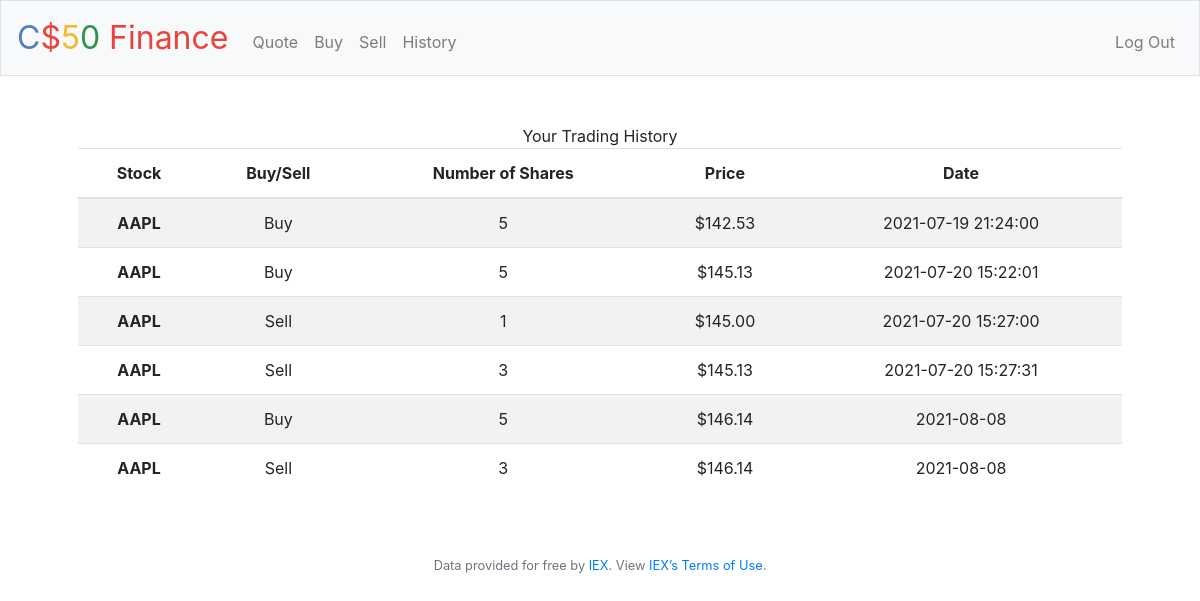
Screenshot of /history (signed in) with the database file from the repository.
### tables this page shows
CREATE TABLE 'all_history' ('user_id' integer, 'symbol' text, 'buysell' text, 'price' real, 'shares' integer, 'date' numeric);

### application.py (the view)
@app.route("/history")
@login_required
def history():
    current_user = session["user_id"]
    your_history = db.execute("SELECT * FROM all_history WHERE user_id = ?", current_user)
    return render_template("history.html", your_history=your_history)

### application.py (called while the page is built)
@app.after_request
def after_request(response):
    response.headers["Cache-Control"] = "no-cache, no-store, must-revalidate"
    response.headers["Expires"] = 0
    response.headers["Pragma"] = "no-cache"
    return response

### helpers.py (called while the page is built)
def login_required(f):
    @wraps(f)
    def decorated_function(*args, **kwargs):
        if session.get("user_id") is None:
            return redirect("/login")
        return f(*args, **kwargs)
    return decorated_function

def usd(value):
    return f"${value:,.2f}"

### templates/history.html (shortened to what this page needs)
{% extends "layout.html" %}
{% block main %}
<h>Your Trading History</h>
<table class="table table-striped">
  <thead>
    <tr>
      <th scope="col">Stock</th>
      <th scope="col">Buy/Sell</th>
      <th scope="col">Number of Shares</th>
      <th scope="col">Price</th>
      <th scope="col">Date</th>
    </tr>
  </thead>
  <tbody>
    {% for rows in your_history %}
    <tr>
        <th scope ="row">{{ rows.symbol }}</th>
        <td>{{ rows.buysell }}</td>
        <td>{{ rows.shares }}</td>
        <td>{{ rows.price | usd}}</td>
        <td>{{ rows.date }}</td>
    </tr>
    {% endfor %}
  </tbody>
</table>
{% endblock %}

### templates/layout.html (shortened to what this page needs)
<!DOCTYPE html>
<html lang="en">
    <head>
        <link rel="stylesheet" href="https://cdn.jsdelivr.net/npm/bootstrap@4.5.3/dist/css/bootstrap.min.css">
        <link href="/static/styles.css" rel="stylesheet">
    </head>
    <body>
        <nav class="navbar navbar-expand-md navbar-light bg-light border">
            <a class="navbar-brand" href="/"><span class="blue">C</span><span class="red">$</span><span class="yellow">5</span><span class="green">0</span> <span class="red">Finance</span></a>
            <div class="collapse navbar-collapse" id="navbar">
                {% if session.user_id %}
                    <ul class="navbar-nav mr-auto mt-2">
                        <li class="nav-item"><a class="nav-link" href="/quote">Quote</a></li>
                        <li class="nav-item"><a class="nav-link" href="/buy">Buy</a></li>
                        <li class="nav-item"><a class="nav-link" href="/sell">Sell</a></li>
                        <li class="nav-item"><a class="nav-link" href="/history">History</a></li>
                    </ul>
                    <ul class="navbar-nav ml-auto mt-2">
                        <li class="nav-item"><a class="nav-link" href="/logout">Log Out</a></li>
                    </ul>
                {% else %}
                    <ul class="navbar-nav ml-auto mt-2">
                        <li class="nav-item"><a class="nav-link" href="/register">Register</a></li>
                        <li class="nav-item"><a class="nav-link" href="/login">Log In</a></li>
                    </ul>
                {% endif %}
            </div>
        </nav>
        <main class="container p-5">
            {% block main %}{% endblock %}
        </main>
        <footer class="small text-center text-muted">
            Data provided for free by <a href="https://iextrading.com/developer">IEX</a>. View <a href="https://iextrading.com/api-exhibit-a/">IEX’s Terms of Use</a>.
        </footer>
    </body>
</html>

### static/styles.css (style rules this page uses)
nav .navbar-brand { font-size: xx-large; }
nav .navbar-brand .blue { color: #537fbe; }
nav .navbar-brand .red { color: #ea433b; }
nav .navbar-brand .yellow { color: #f5b82e; }
nav .navbar-brand .green { color: #2e944b; }
main { overflow-x: auto; text-align: center; }

### rows the page displays
all_history: symbol "AAPL", buysell "Buy", shares "5", price "$142.53", date "2021-07-19 21:24:00"
all_history: symbol "AAPL", buysell "Buy", shares "5", price "$145.13", date "2021-07-20 15:22:01"
all_history: symbol "AAPL", buysell "Sell", shares "1", price "$145.00", date "2021-07-20 15:27:00"
all_history: symbol "AAPL", buysell "Sell", shares "3", price "$145.13", date "2021-07-20 15:27:31"
all_history: symbol "AAPL", buysell "Buy", shares "5", price "$146.14", date "2021-08-08"
all_history: symbol "AAPL", buysell "Sell", shares "3", price "$146.14", date "2021-08-08"
